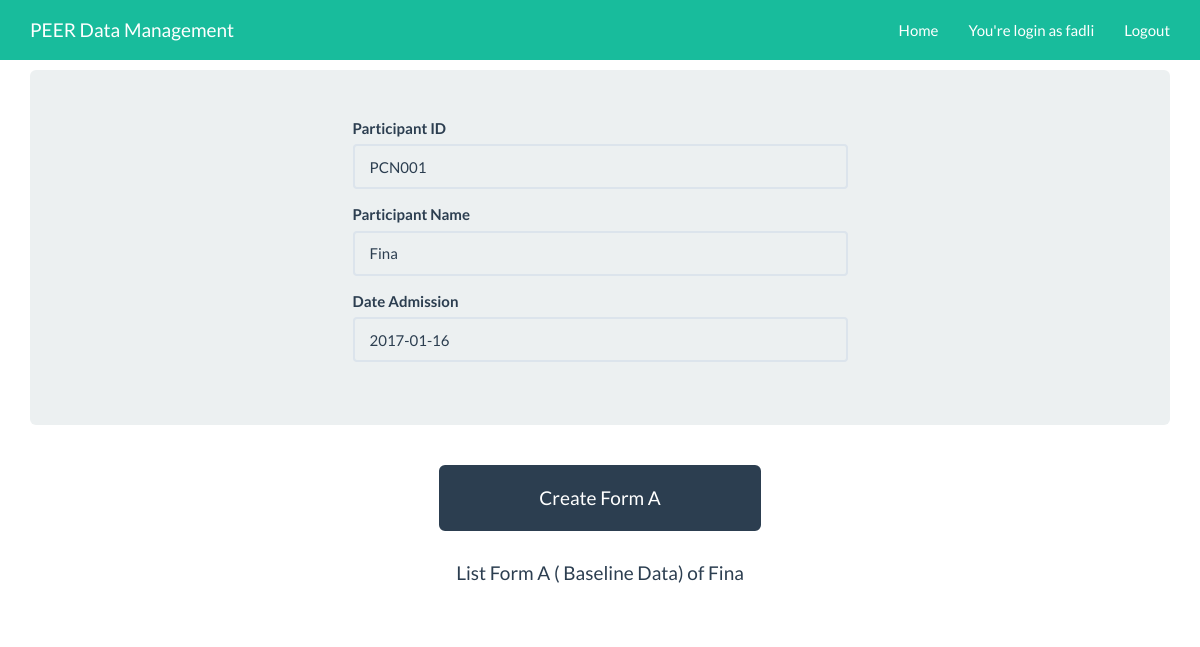
The page /participant/form_a (signed in) on the database as committed earlier.
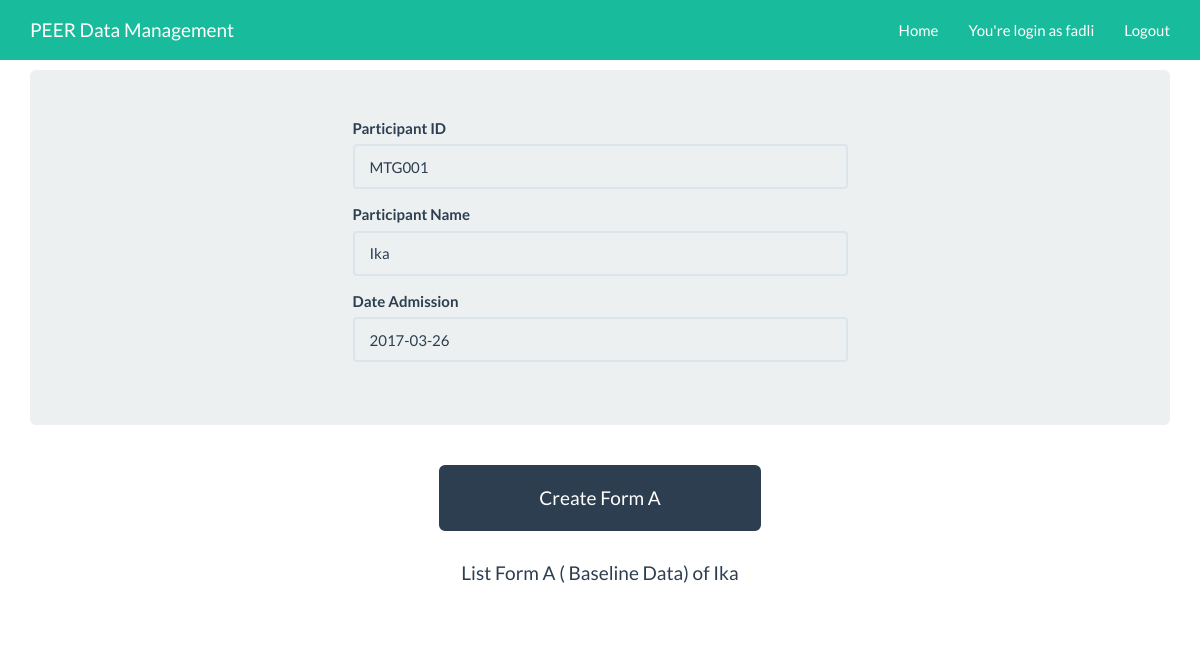
The same page on the database as committed later.
### core/models.py (models this page shows)
class Participant(models.Model):
	participant_id = models.CharField(max_length=10)
	name = models.CharField(max_length=25)
	date_admission = models.DateField()
	puskesmas = models.ForeignKey(Puskesmas, on_delete=models.PROTECT)

### core/views.py (the view)
# urls.py: url(r'^participant/form_a', views.form_a, name='form_a'),
@login_required(login_url='core:login')
def form_a(request):
	participant = Participant.objects.get(id=request.session['participant_id'])
	forms = ABaseLine.objects.filter(participant_id=request.session['participant_id'])
	date_admission = participant.date_admission.strftime('%Y-%m-%d')
	return render(request, 'core/form_a.html', {'participant' : participant, 'forms' : forms, 'date_admission' : date_admission})

### core/templates/core/form_a.html (shortened to what this page needs)
{% extends 'brief-header.html' %}
{% block content2 %}
        <div class="mycenter">
        <form action="{% url 'forms_a:create_form' %}"  method="GET">
            <input type="submit" class="btn btn-primary btn-lg btn-block" value="Create Form A"/>
        </form>
        <h4 style="text-align: center; margin-top: 10%;"> List Form A ( Baseline Data) of {{ participant.name }} </h4>
        </div>
{% endblock %}

### core/templates/brief-header.html
{% extends 'base.html' %}
{% block content %}
<div class="container">
        <div class="jumbotron">
            <form class="patient-form-data">
                <div class="row">
                   <div class="col-md-6 col-md-offset-3 col-xs-6 col-sm-6 col-sm-offset-3">
                        <div class="form-group">
                            <label for="participant_id"> Participant ID</label>
                            <input class="form-control disabled" type="text" value={{participant.participant_id}} disabled>
                        </div>
                        <div class="form-group">
                            <label for="participant_name"> Participant Name </label>
                            <input class="form-control" type="text" value={{participant.name}} disabled>
                        </div>
                        <div class="form-group">
                            <label for="date_admission"> Date Admission </label>
                            <input class="form-control" type="text" value={{date_admission}} disabled>
                        </div>
                    </div>
                </div>
            </form>
        </div>
        {% block content2 %}
        {% endblock %}
</div>
{% endblock %}

Rows that differ between the two databases and show on the page:
changed Participant: participant_id "PCN001" → "MTG001"; name "Fina" → "Ika"
Other text that changed with them:
form field date_admission: "2017-01-16" → "2017-03-26"
